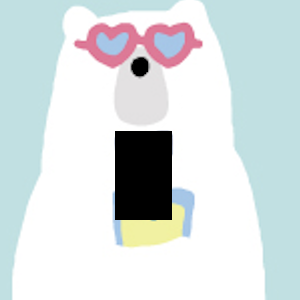
#> input picture img/edit/iro_input.png, 300 x 300 px, found by its file name; its folder holds only this picture in this run
$ python x22037.py
#> lines starting #> are read from the running program, lines starting #| are printed output that depends on the picture; after the words box and inside, x2 and y2 are one past the last pixel; in counts of white or black regions, pixels touching at a corner belong together
### module/postProcessing.py
import cv2
import numpy as np
import os
from abc import ABCMeta, abstractmethod


class PostProcessing(metaclass=ABCMeta):
    def __init__(self):
        self.editFolderPath = "./img/edit/"
        self.outputFolderPath = "./img/saved/"
        self.image_path = self.getFilePath()
        pass

    # ファイル取得関数、継承すれば使えるようになります
    def getFilePath(self) -> str:
        for fileName in os.listdir(self.editFolderPath):
            if fileName == ".gitignore" or fileName == ".DS_Store":
                continue
            filePath = self.editFolderPath + fileName
            return filePath

    # editフォルダ内の画像を読み込む関数、継承すれば使えるようになります
    def getEditImage(self) -> cv2.Mat:
        img = cv2.imread(self.image_path)
#> img is the input picture: shape (300, 300, 3); mean B, G, R 223.3, 222.5, 214
        return img

    # 同じファイル名でeditフォルダ内の画像を上書き保存する関数、継承すれば使えるようになります
    def saveImage(self, img: cv2.Mat) -> None:
        cv2.imwrite(self.image_path, img)


    # editフォルダ内の画像をsavedフォルダへ保存する関数、継承すれば使えるようになります
    def exportImage(self,fileName: str) -> None:
        img=self.getEditImage()
        cv2.imwrite(self.outputFolderPath + fileName,img)

### module/x22037.py
import sys
import cv2
import numpy as np
import os
import random
from postProcessing import PostProcessing


class x22037(PostProcessing):
    # これは必須
    def __init__(self):
        super().__init__()
        self.MotoImage = None
        pass

    def lavelObject(self):
        image = self.getEditImage()
        self.MotoImage = image.copy()
        gray_img = cv2.cvtColor(image, cv2.COLOR_RGB2GRAY)
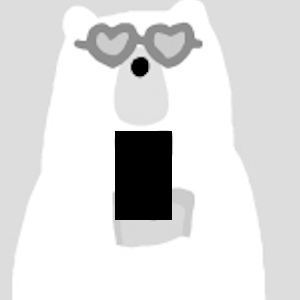
#> gray_img: shape (300, 300); min 0, max 255, mean 221.7
        bin_img = cv2.threshold(gray_img, 180, 255, cv2.THRESH_BINARY_INV)[1]
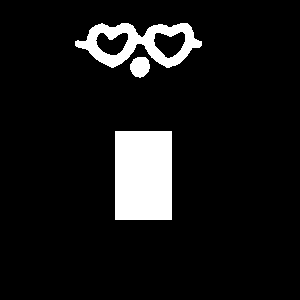
#> bin_img: shape (300, 300); 8.9% white; 3 white regions, box (x1, y1, x2, y2) and area: (115, 131, 172, 220) 5073, (75, 23, 202, 68) 2636, (130, 57, 150, 78) 325

        retval, labels, stats, centroids = cv2.connectedComponentsWithStats(bin_img)
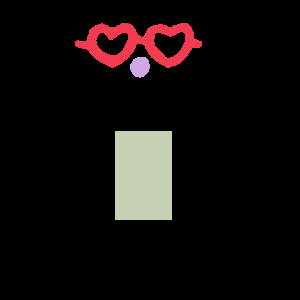
#> labels: shape (300, 300) int32; 4 distinct labels, from 0 to 3; one colour per label, 0 black
#> retval = 4; stats = [[0, 0, 300, 300, 81966], [75, 23, 127, 45, 2636], [130, 57, 20, 21, 325], [115, 131, 57, 89, 5073]]; centroids = [[150.3, 151.7], [138.8, 42.78], [139.6, 66.46], [143, 175]]

        n = retval - 1
#> n = 3
        for i in range(n):
            i += 1
            left_top = (stats[i][0], stats[i][1])
            right_bottom = (
                stats[i][0] + stats[i][2],
                stats[i][1] + stats[i][3],
            )
            statsImg = cv2.rectangle(image, left_top, right_bottom, (0, 0, 255), 1)
            statsImg = cv2.putText(
                statsImg,
                str(i),
                left_top,
                cv2.FONT_HERSHEY_PLAIN,
                1,
                (0, 0, 255),
                1,
            )
#> this loop made 3 passes
#> (left_top, right_bottom) on passes 1 to 3: ((75, 23), (202, 68)), ((130, 57), (150, 78)), ((115, 131), (172, 220))
#> pass 1, in lavelObject, `statsImg = cv2.putText( statsImg, str(i), left_top, cv2.FONT_HERSHEY_P..`:
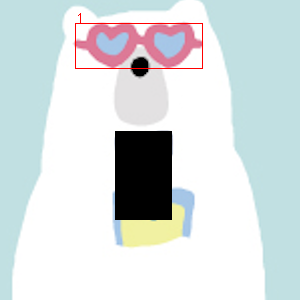
#> statsImg: shape (300, 300, 3); mean B, G, R 222.4, 221.6, 214.1
#> after the loop:
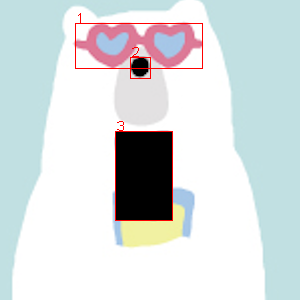
#> image: shape (300, 300, 3); 0.86% of pixels changed, all inside (x1, y1, x2, y2) = (75, 13, 203, 221)
#> the answer given: 3
        self.saveImage(statsImg)

    def eraseOBjects(self, num):
#> called with num = 3
        grayImg = cv2.cvtColor(self.MotoImage, cv2.COLOR_RGB2GRAY)
        binImg = cv2.threshold(grayImg, 180, 255, cv2.THRESH_BINARY_INV)[1]

        retval, labels, stats, centroids = cv2.connectedComponentsWithStats(binImg)
#> retval = 4
        if num > retval - 1 or num < 1:
            print("error")
            self.saveImage(self.MotoImage)
            return
        removeImg = self.MotoImage.copy()
        for i in range(stats[num][0], stats[num][0] + stats[num][2]):
            for j in range(stats[num][1], stats[num][1] + stats[num][3]):
                removeImg[j][i] = 0

        self.saveImage(removeImg)


# debug用
if __name__ == "__main__":
    x22037 = x22037()
    x22037.lavelObject()

    # 好きな番号を入力する
    print("削除したいラベルの番号を入力してください")
    num = int(input())
    x22037.eraseOBjects(num)
    # x22037.exportImage("sample.png")
